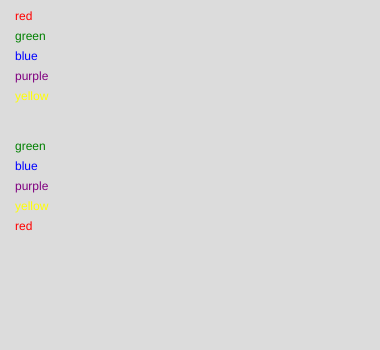
Frame 1 (no input)
Frame 60 (no input): identical to frame 1, image omitted
Frame 120 (the mouse pressed at the canvas centre since frame 60): identical to frame 1, image omitted

The p5.js sketch that drew this single still picture (run headless with seeded random() and noise() and a simulated clock; from frame 60 on, the mouse is pressed at the canvas centre):

// p5.js sketch
// ── sketch.js
function setup() {
  createCanvas(380, 350);
}







function draw() {
  background(220);
  let kleuren = ['red', 'green', 'blue', 'purple', 'yellow'];

let y = 20
let x = 15

for(let i = 0; i < kleuren.length; i++) {
  fill(kleuren[i])
  text(kleuren[i], x, y)
  
 y = y + 20

}

y = 150

let first = kleuren.shift()
kleuren.push(first);

for(let i = 0; i < kleuren.length; i++) {
  fill(kleuren[i])
  text(kleuren[i], x, y)
  
 y = y + 20

}




}
